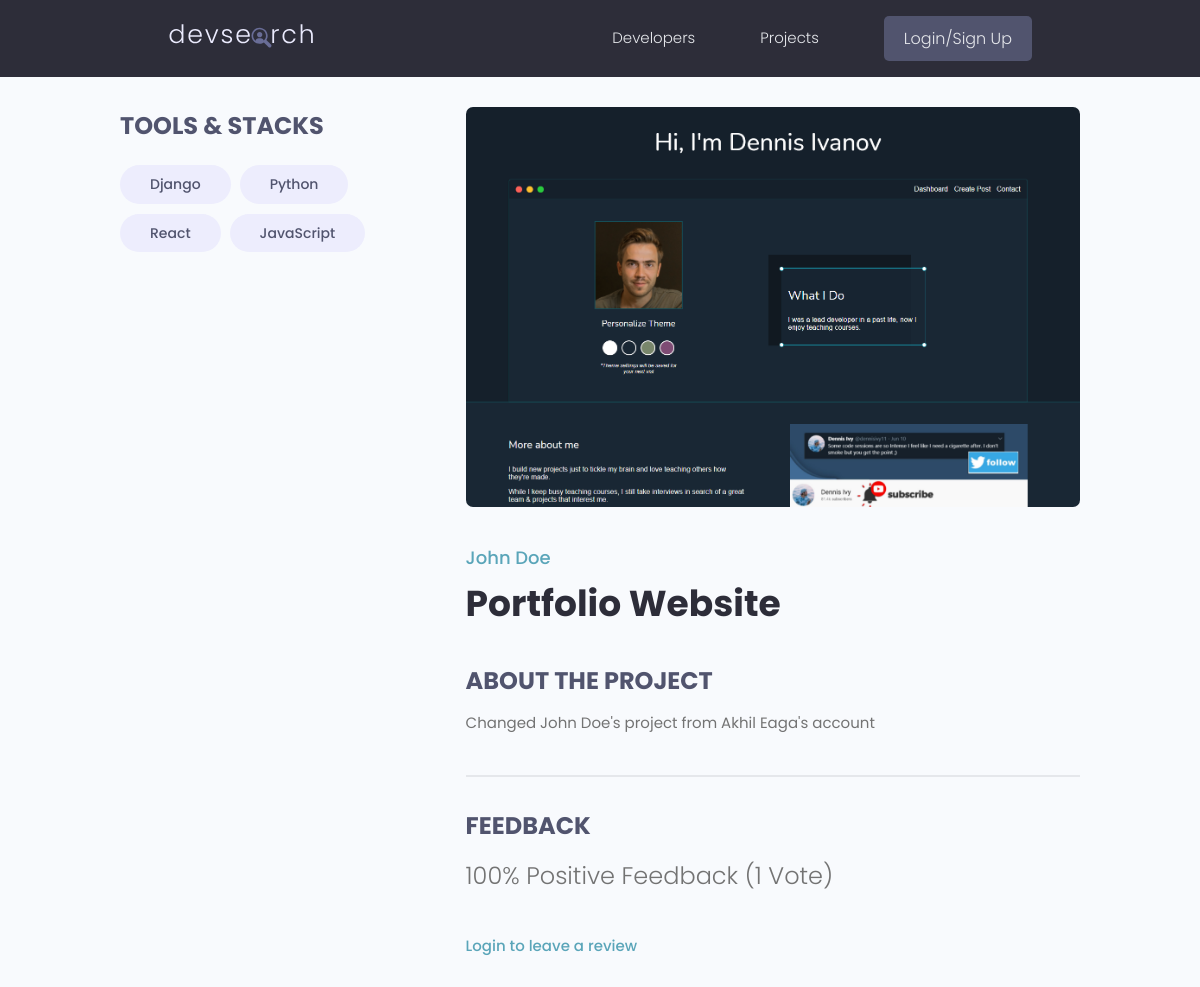
The page /projects/project/7418ace4-4271-4f3f-bc6c-b32113028a7c/ on the database its author committed.
### projects/models.py (models this page shows, shortened)
class Tag(models.Model):
    name = models.CharField(max_length=200)
    created = models.DateTimeField(auto_now_add=True)
    id = models.UUIDField(default=uuid.uuid4, unique=True, primary_key=True, editable=False)
    def __str__(self):
        return self.name

class Project(models.Model):
    owner = models.ForeignKey(Profile, null=True, blank=True, on_delete=models.SET_NULL)
    title = models.CharField(max_length=200)
    description = models.TextField(null=True, blank=True)
    featured_image = models.ImageField(null=True, blank=True, default="default.jpg")
    demo_link = models.CharField(max_length=2000, null=True, blank=True)
    source_link = models.CharField(max_length=2000, null=True, blank=True)
    tags = models.ManyToManyField('Tag', blank=True)
    vote_count = models.IntegerField(default=0, null=True, blank=True)
    vote_ratio = models.IntegerField(default=0, null=True, blank=True)
    created = models.DateTimeField(auto_now_add=True)
    id = models.UUIDField(default=uuid.uuid4, unique=True, primary_key=True, editable=False)
    class Meta:
        ordering = ["-vote_ratio", "-vote_count", 'title']
    @property
    def reviewers(self):
        queryset = self.review_set.all().values_list('owner__id', flat=True)
        return queryset

### users/models.py (models this page shows, shortened)
class Profile(models.Model):
    user = models.OneToOneField(User, on_delete=models.CASCADE, null=True, blank=True)
    name = models.CharField(max_length=200, null=True, blank=True)
    email = models.EmailField(max_length=500, null=True, blank=True)
    username = models.CharField(max_length=200, null=True, blank=True)
    location = models.CharField(max_length=200, null=True, blank=True)
    short_intro = models.CharField(max_length=200, null=True, blank=True)
    bio = models.TextField(null=True, blank=True)
    profile_image = models.ImageField(null=True, blank=True, upload_to="profiles/", default="profiles/user-default.png")
    social_github = models.CharField(max_length=500, null=True, blank=True)
    social_stackoverflow = models.CharField(max_length=500, null=True, blank=True)
    social_twitter = models.CharField(max_length=500, null=True, blank=True)
    social_linkedin = models.CharField(max_length=500, null=True, blank=True)
    social_youtube = models.CharField(max_length=500, null=True, blank=True)
    social_website = models.CharField(max_length=500, null=True, blank=True)
    created = models.DateTimeField(auto_now_add=True)
    id = models.UUIDField(default=uuid.uuid4, unique=True, primary_key=True, editable=False)

### projects/views.py (the view, shortened to what this page needs)
# urls.py: path('project/<str:pk>/', views.project, name="project"),
def project(request, pk):
    projectObj = Project.objects.get(id=pk)
    tags = projectObj.tags.all()  # many to many relationship query
    reviews = projectObj.review_set.all() # many to one relationship query
    form = ReviewForm()
    context = {
        'project': projectObj,
        'tags': tags,
        'reviews': reviews,
        'form': form,
    }
    return render(request, 'projects/single-project.html', context)

### projects/templates/projects/single-project.html (shortened to what this page needs)
{% extends 'main.html' %}
{% block content %}
<main class="singleProject my-md">
    <div class="container">
        <div class="layout">
            <div class="column column--1of3">
                <h3 class="singleProject__subtitle">Tools & Stacks</h3>
                <div class="singleProject__toolStack">
                    {% for tag in tags %}
                    <span class="tag tag--pill tag--sub tag--lg">
                        <small>{{ tag }}</small>
                    </span>
                    {% endfor %}
                </div>
                <br>
                <br>
            </div>
            <div class="column column--2of3">
                <img class="singleProject__preview" src="{{ project.featured_image.url }}" alt="portfolio thumbnail" />
                <a href="{% url 'user-profile' project.owner.id %}"
                    class="singleProject__developer">{{project.owner.name}}</a>
                <h2 class="singleProject__title">{{ project.title }}</h2>
                <h3 class="singleProject__subtitle">About the Project</h3>
                <div class="singleProject__info">
                    {{ project.description }}
                </div>
                <div class="comments">
                    <h3 class="singleProject__subtitle">Feedback</h3>
                    <h5 class="project--rating">
                        {{project.vote_ratio}}% Positive Feedback ({{project.vote_count}}
                        Vote{{project.vote_count | pluralize:"s"}})
                    </h5>
                    {% if request.user.profile.id in project.reviewers %}
                    <p>You have already reviewed the project</p>
                    {% elif request.user.profile == project.owner %}
                    <p>You cannot review your own work</p>
                    {% else %}
                    <a href="{% url 'login' %}?next={{request.path}}">Login to leave a review</a>
                    {% endif %}
                </div>
            </div>
        </div>
    </div>
</main>
{% endblock content %}

### static/styles/app.css (style rules this page uses)
:root { --color-sub: #2d2d39; }
img { width: 100%; }
.singleProject .column--1of3 { order: 2; }
@media screen and (min-width: 1081px) { .singleProject .column--1of3 { order: 1; } }
@media screen and (min-width: 1081px) { .singleProject .column--2of3 { order: 2; } }
.singleProject__toolStack { margin-top: 2rem; margin-bottom: 4rem; }
.singleProject__preview { height: 50vh; object-fit: cover; object-position: top center; margin-bottom: 3rem; border-radius: 0.7rem; }
.singleProject__developer { font-size: 1.8rem; font-weight: 500; }
.singleProject__title { font-size: 3.6rem; font-weight: 700; color: var(--color-sub); margin-bottom: 3rem; }
.project--rating { margin-bottom: 1.6em; margin-top: .5em; }
.singleProject__subtitle { text-transform: uppercase; font-size: 2.4rem; font-weight: 700; color: var(--color-sub-light); margin-bottom: 1rem; }
.comments { margin-top: 4rem; padding-top: 3rem; border-top: 2px solid var(--color-light); }

### static/uikit/styles/modules/_variables.css (style rules this page uses)
:root { --color-main: #5aa5b9; --color-main-light: #e6faff; --color-sub: #3f4156; --color-sub-light: #51546e; --color-sub-lighter: #ededfd; --color-text: #737373; --color-gray: #8b8b8b; --color-light: #e5e7eb; --color-light-gray: #767676; --color-bg: #f8fafd; --color-white: #fffefd; --color-white-light: #f3f3f3; --color-success: #359e64; --color-success-bg: #def8e8; --color-error: #fc4b0b; --color-error-bg: #fff2ee; --font-base: 'Poppins', arial, helvetica, 'Segoe UI', roboto, ubuntu, sans-serif; --font-monospace: 'Fira Code', 'Courier New', courier, monospace; --font-regular: 300; --font-medium: 500; --font-bold: 700; --generic-shadow: 1px 1px 5px #00000010; --generic-transition: all 0.3s ease-in-out; }

### static/uikit/styles/modules/_base.css (style rules this page uses)
* { margin: 0; padding: 0; box-sizing: border-box; text-rendering: optimizeLegibility; color: inherit; font-size: inherit; }
html { font-size: 50%; }
@media only screen and (min-width: 480px) { html { font-size: 56.25%; } }
@media only screen and (min-width: 1200px) { html { font-size: 62.5%; } }
body { line-height: 1.6; font-weight: 400; font-size: 1.5rem; color: var(--color-text); background-color: var(--color-bg); min-height: 100vh; }

### static/uikit/styles/modules/_typography.css (style rules this page uses)
* { font-family: var(--font-base); }
h2 { font-size: 3.6rem; font-weight: var(--font-bold); }
h3 { font-size: 3.2rem; font-weight: var(--font-medium); }
h5 { font-size: 2.4rem; font-weight: var(--font-medium); }
h5, h6 { font-weight: var(--font-regular); }
p, span, strong { font-size: 1.6rem; color: var(--color-text); font-weight: var(--font-regular); }
a { padding-bottom: 2px; text-decoration: none; display: inline-block; color: var(--color-main); font-weight: var(--font-medium); }

### static/uikit/styles/modules/_utilities.css (style rules this page uses)
.container { width: 92%; max-width: 165rem; margin: 0 auto; box-sizing: border-box; }
@media screen and (min-width: 1000px) { .container { width: 90%; } }
@media screen and (min-width: 1200px) { .container { width: 80%; } }
.my-md { margin: 3rem auto; }

### static/uikit/styles/modules/_tag.css (style rules this page uses)
.tag { display: inline-flex; align-items: center; background-color: var(--color-sub); height: -webkit-fit-content; height: -moz-fit-content; height: fit-content; width: -webkit-fit-content; width: -moz-fit-content; width: fit-content; border-radius: 0.5rem; padding: 0.5rem 1.5rem; font-size: 1.2rem; cursor: pointer; }
.tag:not(:last-child) { margin-right: 0.25rem; margin-bottom: 0.75rem; }
.tag > small { color: var(--color-white); }
.tag--pill { border-radius: 5rem; }
.tag--sub, .tag--sub > small { background: var(--color-sub-lighter); color: var(--color-sub-light); font-weight: 500; }
.tag--lg { padding: 0.8rem 3rem; font-size: 1.4rem; }
.tag--lg:not(:last-child) { margin-right: 0.5rem; margin-bottom: 1rem; }

### static/uikit/styles/modules/_layout.css (style rules this page uses)
.layout { display: flex; flex-flow: row wrap; justify-content: space-between; }
.layout > .column { margin-bottom: 3rem; }
.layout > .column.column--1of3 { flex-basis: 30%; }
.layout > .column.column--2of3 { flex-basis: 64%; }

### rows shown on the page
Tag: name "Django"
Tag: name "Python"
Tag: name "React"
Tag: name "JavaScript"
Project: featured_image (picture), owner.name "John Doe", title "Portfolio Website", description "Changed John Doe's project from Akhil Eaga's account", vote_ratio "100", vote_count "1"
